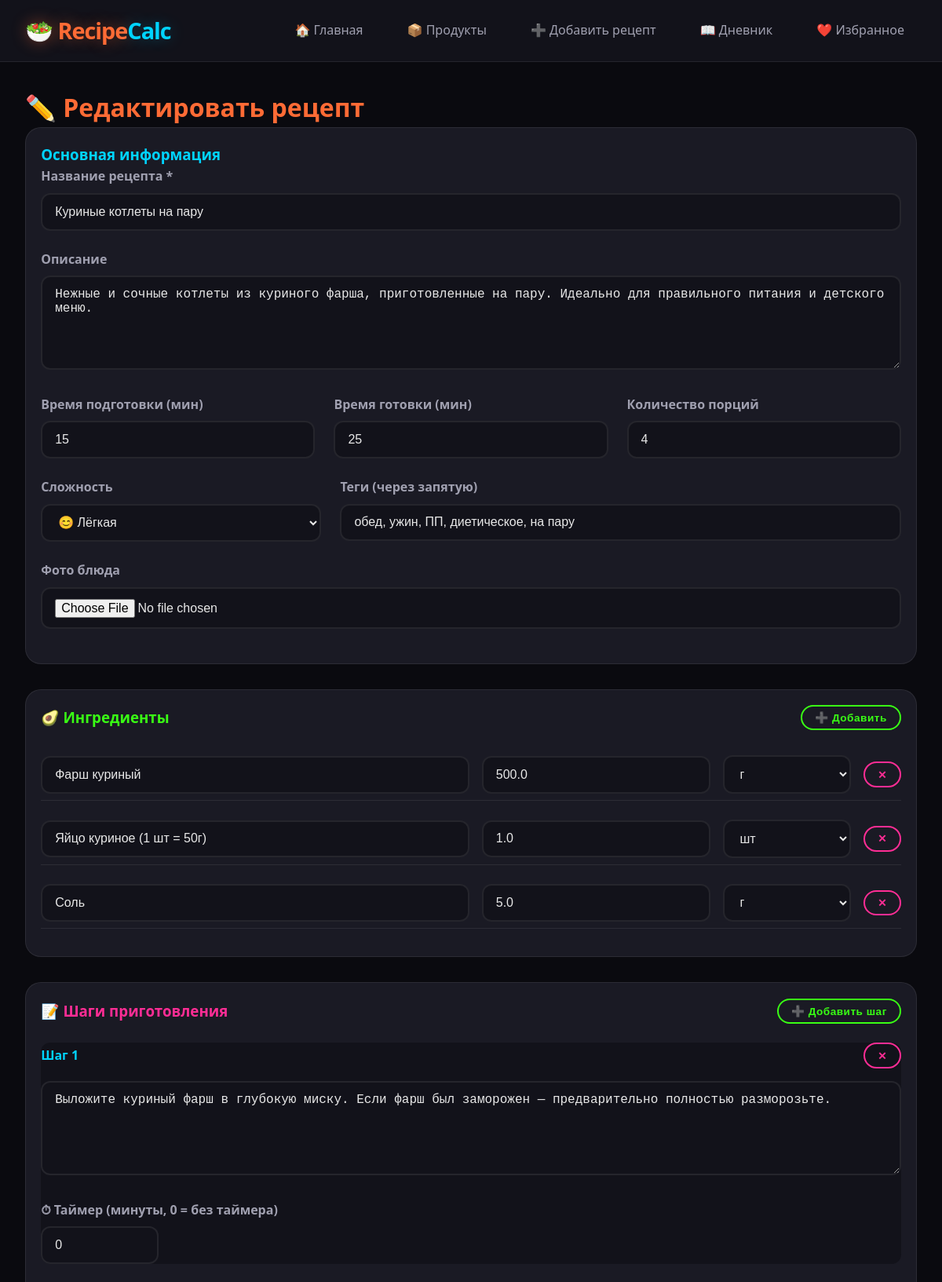
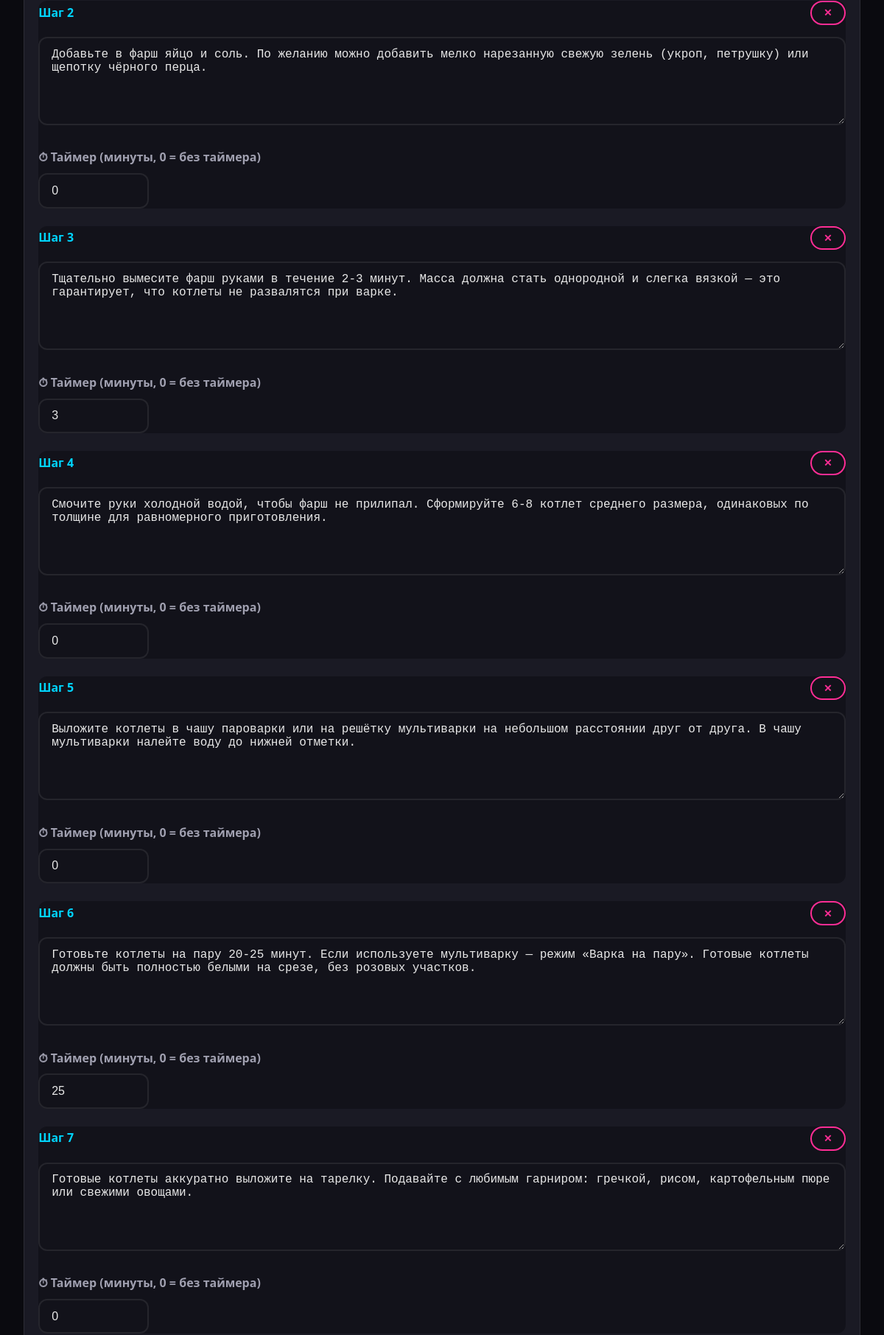
Screenshot of /recipes/2/edit (upper part) with the database file from the repository (2 pictures, top to bottom).
### models.py (models this page shows, shortened)
class Recipe(db.Model):
    id = db.Column(db.Integer, primary_key=True)
    title = db.Column(db.String(200), nullable=False)
    description = db.Column(db.Text, default='')
    image = db.Column(db.String(300), default='')
    prep_time = db.Column(db.Integer, default=0)
    cook_time = db.Column(db.Integer, default=0)
    total_time = db.Column(db.Integer, default=0)
    default_portions = db.Column(db.Integer, default=1)
    difficulty = db.Column(db.String(20), default='easy')
    tags = db.Column(db.String(300), default='')
    instructions = db.Column(db.Text, default='')  # JSON steps
    created_at = db.Column(db.DateTime, default=datetime.utcnow)
    updated_at = db.Column(db.DateTime, default=datetime.utcnow, onupdate=datetime.utcnow)
    favorites = db.Column(db.Boolean, default=False)
    rating = db.Column(db.Float, default=0.0)
    rating_count = db.Column(db.Integer, default=0)
    ingredients = db.relationship('RecipeIngredient',
                                  backref='recipe',
                                  lazy=True,
                                  cascade="all, delete-orphan")

class RecipeIngredient(db.Model):
    id = db.Column(db.Integer, primary_key=True)
    recipe_id = db.Column(db.Integer, db.ForeignKey('recipe.id'), nullable=False)
    product_id = db.Column(db.Integer, db.ForeignKey('product.id'), nullable=False)
    product = db.relationship('Product', lazy='joined')
    quantity = db.Column(db.Float, default=0.0)
    unit = db.Column(db.String(20), default='г')

class Product(db.Model):
    id = db.Column(db.Integer, primary_key=True)
    name = db.Column(db.String(200), nullable=False, unique=True)
    calories = db.Column(db.Float, default=0.0)
    proteins = db.Column(db.Float, default=0.0)
    fats = db.Column(db.Float, default=0.0)
    carbs = db.Column(db.Float, default=0.0)
    category = db.Column(db.String(100), default='')
    image = db.Column(db.String(300), default='')
    default_unit = db.Column(db.String(20), default='г')
    price = db.Column(db.Float, default=0.0)           # Цена
    price_unit = db.Column(db.String(20), default='кг') # ← НОВОЕ: за что цена (кг, шт, л, 100г)
    created_at = db.Column(db.DateTime, default=datetime.utcnow)

### routes/recipes.py (the view, shortened to what this page needs)
@recipes_bp.route('/<int:recipe_id>/edit', methods=['GET', 'POST'])
def edit_recipe(recipe_id):
    recipe = Recipe.query.get_or_404(recipe_id)
    products = Product.query.order_by(Product.name).all()
    existing_steps = []
    if recipe.instructions:
        try:
            existing_steps = json.loads(recipe.instructions)
        except (json.JSONDecodeError, TypeError):
            existing_steps = []
    return render_template('recipe_form.html',
                           recipe=recipe,
                           products=products,
                           is_edit=True,
                           existing_steps=existing_steps)

### templates/recipe_form.html (shortened to what this page needs)
{% extends "base.html" %}
{% block content %}
<h1 style="color: var(--neon-orange);">
    {% if is_edit %}✏️ Редактировать рецепт{% else %}➕ Новый рецепт{% endif %}
</h1>
<form method="POST" enctype="multipart/form-data" id="recipeForm">
    <div class="card mb-4">
        <div class="card-body">
            <h3 style="color: var(--neon-blue);">Основная информация</h3>
            <div class="form-group">
                <label class="form-label">Название рецепта *</label>
                <input type="text" name="title" class="form-control"
                       value="{{ recipe.title if recipe else '' }}" required>
            </div>
            <div class="form-group">
                <label class="form-label">Описание</label>
                <textarea name="description" class="form-control"
                          rows="3">{{ recipe.description if recipe else '' }}</textarea>
            </div>
            <div class="d-flex gap-3 flex-wrap">
                <div class="form-group" style="flex:1;">
                    <label class="form-label">Время подготовки (мин)</label>
                    <input type="number" name="prep_time" class="form-control"
                           value="{{ recipe.prep_time if recipe else 0 }}" min="0">
                </div>
                <div class="form-group" style="flex:1;">
                    <label class="form-label">Время готовки (мин)</label>
                    <input type="number" name="cook_time" class="form-control"
                           value="{{ recipe.cook_time if recipe else 0 }}" min="0">
                </div>
                <div class="form-group" style="flex:1;">
                    <label class="form-label">Количество порций</label>
                    <input type="number" name="default_portions" class="form-control"
                           value="{{ recipe.default_portions if recipe else 1 }}" min="1">
                </div>
            </div>
            <div class="d-flex gap-3 flex-wrap">
                <div class="form-group" style="flex:1;">
                    <label class="form-label">Сложность</label>
                    <select name="difficulty" class="form-control">
                        <option value="easy" {% if recipe and recipe.difficulty == 'easy' %}selected{% endif %}>
                            😊 Лёгкая
                        </option>
                    </select>
                </div>
                <div class="form-group" style="flex:2;">
                    <label class="form-label">Теги (через запятую)</label>
                    <input type="text" name="tags" class="form-control"
                           value="{{ recipe.tags if recipe else '' }}"
                           placeholder="завтрак, ПП, салат">
                </div>
            </div>
            <div class="form-group">
                <label class="form-label">Фото блюда</label>
                <input type="file" name="image" class="form-control" accept="image/*">
            </div>
        </div>
    </div>
    <div class="card mb-4">
        <div class="card-body">
            <div class="d-flex justify-content-between align-items-center mb-3">
                <h3 style="color: var(--neon-green); margin:0;">🥑 Ингредиенты</h3>
                <button type="button" class="btn btn-success btn-sm" onclick="addIngredientRow()">
                    ➕ Добавить
                </button>
            </div>
            <div id="ingredients-container">
                {% if is_edit and recipe.ingredients %}
                    {% for ing in recipe.ingredients %}
                    <div class="ingredient-row d-flex gap-2 align-items-center mb-2">
                        <input type="text" class="form-control autocomplete-product" style="flex:2;"
                               placeholder="Начните вводить продукт..."
                               data-product-id="{{ ing.product_id }}"
                               value="{{ ing.product.name if ing.product else '' }}">
                        <input type="number" name="ingredient_quantity[]" class="form-control"
                               style="flex:1;" placeholder="Кол-во" step="0.1" min="0"
                               value="{{ ing.quantity }}" required>
                        <select name="ingredient_unit[]" class="form-control" style="flex:0.5;">
                            <option value="г" {% if ing.unit == 'г' %}selected{% endif %}>г</option>
                            <option value="шт" {% if ing.unit == 'шт' %}selected{% endif %}>шт</option>
                        </select>
                        <button type="button" class="btn btn-danger btn-sm"
                                onclick="this.closest('.ingredient-row').remove()">✕</button>
                    </div>
                    {% endfor %}
                {% endif %}
            </div>
        </div>
    </div>
    <div class="card mb-4">
        <div class="card-body">
            <div class="d-flex justify-content-between align-items-center mb-3">
                <h3 style="color: var(--neon-pink); margin:0;">📝 Шаги приготовления</h3>
                <button type="button" class="btn btn-success btn-sm" onclick="addStepRow()">
                    ➕ Добавить шаг
                </button>
            </div>
            <div id="steps-container">
                {% if is_edit and existing_steps %}
                    {% for step in existing_steps %}
                    <div class="step-row mb-3 p-3" style="background: var(--bg-secondary); border-radius: var(--radius-md);">
                        <div class="d-flex justify-content-between align-items-center mb-2">
                            <strong style="color: var(--neon-blue);">Шаг {{ step.step_number }}</strong>
                            <button type="button" class="btn btn-danger btn-sm"
                                    onclick="this.closest('.step-row').remove(); updateStepNumbers();">✕</button>
                        </div>
                        <div class="form-group">
                            <textarea name="step_text[]" class="form-control"
                                      placeholder="Опишите шаг приготовления..." rows="3">{{ step.instruction }}</textarea>
                        </div>
                        <div class="form-group">
                            <label class="form-label">⏱ Таймер (минуты, 0 = без таймера)</label>
                            <input type="number" name="step_time[]" class="form-control"
                                   value="{{ step.timer_minutes }}" min="0" style="width:150px;">
                        </div>
                    </div>
                    {% endfor %}
                {% endif %}
            </div>
        </div>
    </div>
</form>
{% endblock %}

### static/css/style.css (style rules this page uses)
:root { --bg-primary: #0a0a0f; --bg-secondary: #12121a; --bg-card: #1a1a24; --bg-card-hover: #222230; --neon-orange: #ff6b35; --neon-orange-glow: rgba(255, 107, 53, 0.4); --neon-green: #39ff14; --neon-green-glow: rgba(57, 255, 20, 0.3); --neon-blue: #00d4ff; --neon-blue-glow: rgba(0, 212, 255, 0.3); --neon-pink: #ff2d95; --neon-pink-glow: rgba(255, 45, 149, 0.3); --neon-yellow: #ffd700; --text-primary: #e8e8e8; --text-secondary: #a0a0b0; --text-muted: #6a6a7a; --border-color: rgba(255, 255, 255, 0.08); --success: #39ff14; --warning: #ffd700; --danger: #ff2d95; --radius-sm: 8px; --radius-md: 12px; --radius-lg: 20px; --radius-xl: 28px; --transition: all 0.3s cubic-bezier(0.4, 0, 0.2, 1); }
* { margin: 0; padding: 0; box-sizing: border-box; }
body { font-family: 'Segoe UI', system-ui, -apple-system, sans-serif; background: var(--bg-primary); color: var(--text-primary); line-height: 1.6; min-height: 100vh; }
.btn { display: inline-block; padding: 0.7rem 1.5rem; border: 2px solid transparent; border-radius: var(--radius-xl); font-weight: 600; text-decoration: none; cursor: pointer; transition: var(--transition); font-size: 0.95rem; letter-spacing: 0.5px; }
.btn-success { background: transparent; border-color: var(--neon-green); color: var(--neon-green); }
.btn-danger { background: transparent; border-color: var(--danger); color: var(--danger); }
.btn-sm { padding: 0.4rem 1rem; font-size: 0.85rem; }
.card { position: relative; }
.card { background: var(--bg-card); border: 1px solid var(--border-color); border-radius: var(--radius-lg); overflow: hidden; transition: var(--transition); display: flex; flex-direction: column; height: 100%; }
.card-body { padding: 1.2rem; flex: 1; display: flex; flex-direction: column; }
.form-group { margin-bottom: 1.5rem; }
.form-label { display: block; font-weight: 600; margin-bottom: 0.5rem; color: var(--text-secondary); }
.form-control { width: 100%; padding: 0.8rem 1rem; background: var(--bg-secondary); border: 2px solid var(--border-color); border-radius: var(--radius-md); color: var(--text-primary); font-size: 1rem; transition: var(--transition); }
textarea.form-control { min-height: 120px; resize: vertical; }
select.form-control { cursor: pointer; }
.mb-2 { margin-bottom: 1rem; }
.mb-3 { margin-bottom: 1.5rem; }
.mb-4 { margin-bottom: 2rem; }
.d-flex { display: flex; }
.align-items-center { align-items: center; }
.justify-content-between { justify-content: space-between; }
.gap-2 { gap: 1rem; }
.gap-3 { gap: 1.5rem; }
.flex-wrap { flex-wrap: wrap; }
.card { animation: fadeIn 0.5s ease-out forwards; }
.ingredient-row { display: flex; justify-content: space-between; padding: 0.5rem 0; border-bottom: 1px solid var(--border-color); }

### rows the page displays
Recipe: title "Куриные котлеты на пару", description "Нежные и сочные котлеты из куриного фарша, приготовленные на пару. Идеально для правильного питания и детского меню.", prep_time "15", cook_time "25", default_portions "4", difficulty "😊 Лёгкая", tags "обед, ужин, ПП, диетическое, на пару"
RecipeIngredient: product "Фарш куриный", quantity "500.0", unit "г"
RecipeIngredient: product "Яйцо куриное (1 шт = 50г)", quantity "1.0", unit "шт"
RecipeIngredient: product "Соль", quantity "5.0", unit "г"

### other values shown
{{ step.step_number }} "1" "2" "3" "4" "5" "6" "7"
